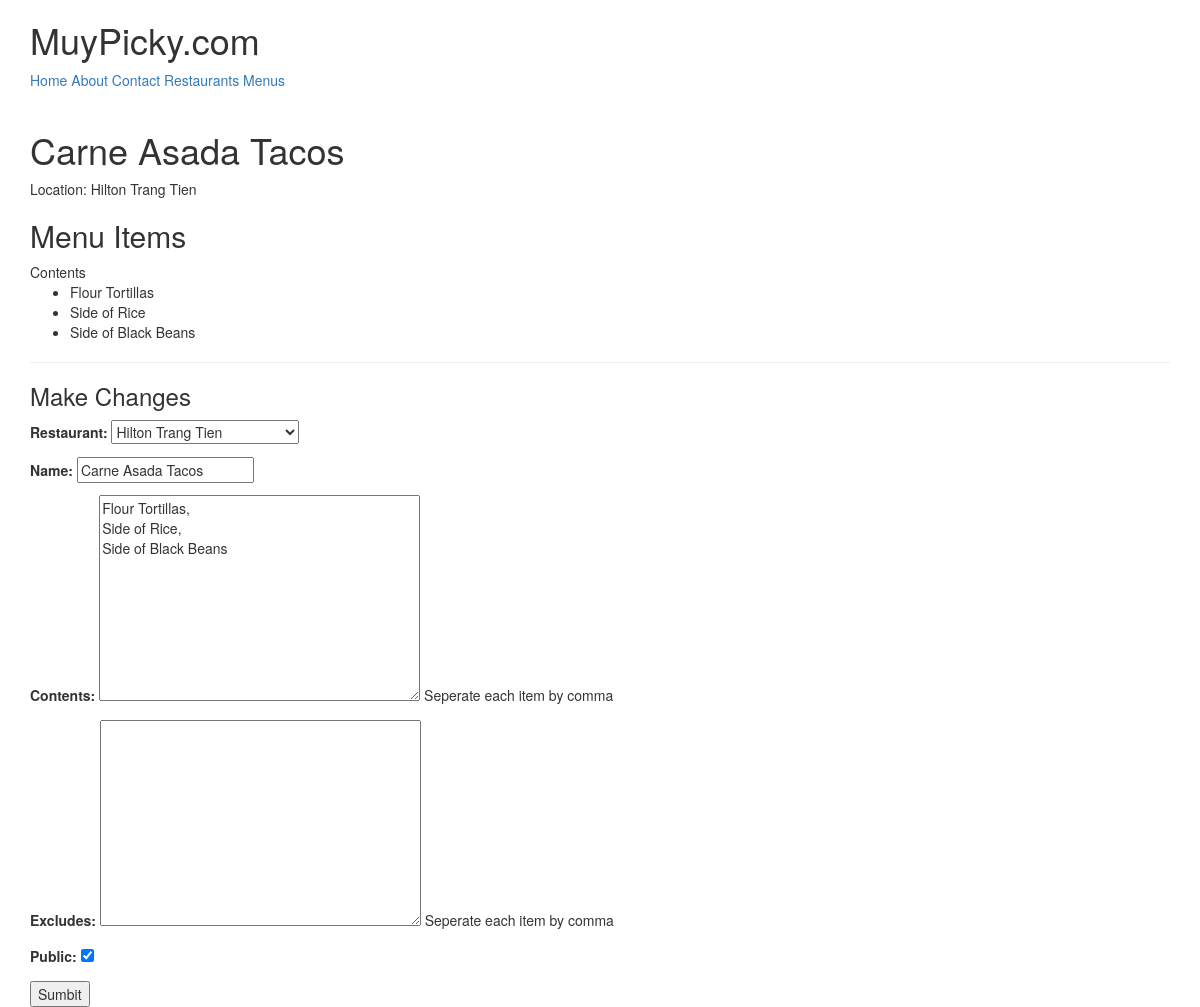
The app's page /items/2/ (signed in) with its own data.
### menus/models.py (models this page shows, shortened)
class Item(models.Model):
	user		= models.ForeignKey(settings.AUTH_USER_MODEL)
	restaurant 	= models.ForeignKey(RestaurantLocation)
	name		= models.CharField(max_length=120)
	contents	= models.TextField(help_text='Seperate each item by comma')
	excludes	= models.TextField(blank=True, null=True, help_text='Seperate each item by comma')
	public		= models.BooleanField(default=True)
	timestamp	= models.DateTimeField(auto_now_add=True)
	updated		= models.DateTimeField(auto_now=True)
	class Meta:
		ordering = ['-updated', '-timestamp']
	def __str__(self):
		return self.name
	def get_contents(self):
		return self.contents.split(',')

### restaurants/models.py (models this page shows, shortened)
class RestaurantLocation(models.Model):
	owner		= models.ForeignKey(User) # Django Models Unleached JOINCFE.com
	name		= models.CharField(max_length=120)
	location	= models.CharField(max_length=120, null=True, blank=True)
	category	= models.CharField(max_length=120, null=True, blank=True, validators=[validate_category])
	timestamp	= models.DateTimeField(auto_now_add=True)
	updated		= models.DateTimeField(auto_now=True)
	slug		= models.SlugField(null=True, blank=True)
	objects = RestaurantLocationManager()		# add Model.objects.all()
	class Meta:
		ordering = ['-updated', '-timestamp']
	def __str__(self):
		return self.name

### menus/views.py (the view)
# urls.py: url(r'^(?P<pk>\d+)/$', ItemUpdateView.as_view(), name='detail'),
class ItemUpdateView(LoginRequiredMixin, UpdateView):
	template_name = 'menus/detail_update.html'
	form_class = ItemForm
	model = Item
	def get_context_data(self, *args, **kwargs):
		context = super().get_context_data(*args, **kwargs)
		context['title'] = 'Update Item'
		return context
	def get_form_kwargs(self):
		kwargs = super().get_form_kwargs()
		kwargs['user'] = self.request.user
		return kwargs

### menus/forms.py
class ItemForm(forms.ModelForm):
	class Meta:
		model = Item
		fields = [
			'restaurant',
			'name',
			'contents',
			'excludes',
			'public',
		]
	def __init__(self, user=None, *args, **kwargs):
		print(kwargs)
		super().__init__(*args, **kwargs)
		self.fields['restaurant'].queryset = RestaurantLocation.objects.filter(owner=user)#.exclude(item__isnull=False)

### restaurants/models.py (called while the page is built)
	def get_queryset(self):
		return RestaurantLocationQuerySet(self.model, using=self._db)

### menus/templates/menus/detail_update.html (shortened to what this page needs)
{% extends 'base.html' %}
{% block content %}
<h1>{{ form.instance.name }}</h1>
<p>Location: {{ form.instance.restaurant.name }}</p>
<h2>Menu Items</h2>
{% if form.instance.contents %}
Contents
<ul>
	{% for item in form.instance.get_contents %}
	<li>{{ item }}</li>
	{% endfor %}
</ul>
{% endif %}
<hr/>
<h3>Make Changes</h3>
{% include 'snippets/form_snippet.html' with form=form %}
{% endblock %}

### templates/snippets/form_snippet.html (shortened to what this page needs)
<form method="POST"> {% csrf_token %}
	{{ form.as_p }}
	<input type="submit" name="submit" value="Sumbit">
</form>

### records on screen
Item: instance.name "Carne Asada Tacos", instance.restaurant.name "Hilton Trang Tien", restaurant "Hilton Trang Tien", contents "Flour Tortillas, Side of Rice, Side of Black Beans", public "☑"
RestaurantLocation: name "Carne Asada Tacos"

### other values on screen
{{ item }} "Flour Tortillas" "Side of Rice" "Side of Black Beans"
